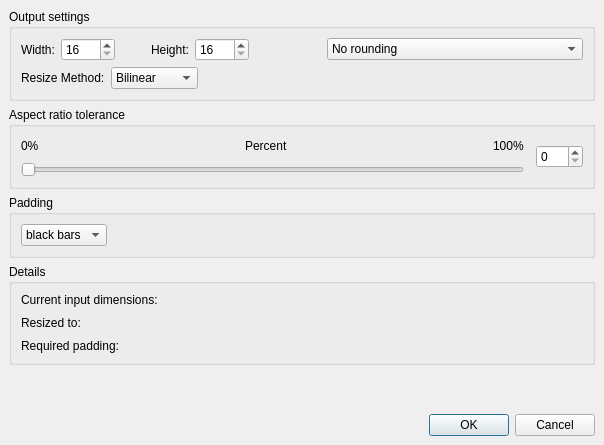
<?xml version="1.0" encoding="UTF-8"?>
<ui version="4.0">
 <class>fitToSizeDialog</class>
 <widget class="QDialog" name="fitToSizeDialog">
  <property name="geometry">
   <rect>
    <x>0</x>
    <y>0</y>
    <width>604</width>
    <height>445</height>
   </rect>
  </property>
  <property name="windowTitle">
   <string>Fit to size</string>
  </property>
  <layout class="QVBoxLayout">
   <property name="spacing">
    <number>6</number>
   </property>
   <property name="leftMargin">
    <number>9</number>
   </property>
   <property name="topMargin">
    <number>9</number>
   </property>
   <property name="rightMargin">
    <number>9</number>
   </property>
   <property name="bottomMargin">
    <number>9</number>
   </property>
   <item>
    <widget class="QGroupBox" name="groupBox">
     <property name="title">
      <string>Output settings</string>
     </property>
     <layout class="QVBoxLayout">
      <property name="spacing">
       <number>6</number>
      </property>
      <property name="leftMargin">
       <number>9</number>
      </property>
      <property name="topMargin">
       <number>9</number>
      </property>
      <property name="rightMargin">
       <number>9</number>
      </property>
      <property name="bottomMargin">
       <number>9</number>
      </property>
      <item>
       <layout class="QHBoxLayout">
        <property name="spacing">
         <number>6</number>
        </property>
        <property name="leftMargin">
         <number>0</number>
        </property>
        <property name="topMargin">
         <number>0</number>
        </property>
        <property name="rightMargin">
         <number>0</number>
        </property>
        <property name="bottomMargin">
         <number>0</number>
        </property>
        <item>
         <widget class="QLabel" name="label">
          <property name="text">
           <string>Width:</string>
          </property>
         </widget>
        </item>
        <item>
         <widget class="QSpinBox" name="spinBoxWidth">
          <property name="minimum">
           <number>16</number>
          </property>
          <property name="maximum">
           <number>4096</number>
          </property>
          <property name="singleStep">
           <number>2</number>
          </property>
         </widget>
        </item>
        <item>
         <spacer>
          <property name="orientation">
           <enum>Qt::Horizontal</enum>
          </property>
          <property name="sizeType">
           <enum>QSizePolicy::Fixed</enum>
          </property>
          <property name="sizeHint" stdset="0">
           <size>
            <width>30</width>
            <height>20</height>
           </size>
          </property>
         </spacer>
        </item>
        <item>
         <widget class="QLabel" name="label_2">
          <property name="text">
           <string>Height:</string>
          </property>
         </widget>
        </item>
        <item>
         <widget class="QSpinBox" name="spinBoxHeight">
          <property name="minimum">
           <number>16</number>
          </property>
          <property name="maximum">
           <number>4096</number>
          </property>
          <property name="singleStep">
           <number>2</number>
          </property>
         </widget>
        </item>
        <item>
         <spacer>
          <property name="orientation">
           <enum>Qt::Horizontal</enum>
          </property>
          <property name="sizeHint" stdset="0">
           <size>
            <width>40</width>
            <height>20</height>
           </size>
          </property>
         </spacer>
        </item>
        <item>
         <widget class="QComboBox" name="comboBoxRoundup">
          <property name="minimumSize">
           <size>
            <width>256</width>
            <height>0</height>
           </size>
          </property>
          <item>
           <property name="text">
            <string>No rounding</string>
           </property>
          </item>
          <item>
           <property name="text">
            <string>Round to the Nearest Multiple of 16</string>
           </property>
          </item>
          <item>
           <property name="text">
            <string>Round to the Nearest Multiple of 8</string>
           </property>
          </item>
          <item>
           <property name="text">
            <string>Round to the Nearest Multiple of 4</string>
           </property>
          </item>
         </widget>
        </item>
       </layout>
      </item>
      <item>
       <layout class="QHBoxLayout">
        <property name="spacing">
         <number>6</number>
        </property>
        <property name="leftMargin">
         <number>0</number>
        </property>
        <property name="topMargin">
         <number>0</number>
        </property>
        <property name="rightMargin">
         <number>0</number>
        </property>
        <property name="bottomMargin">
         <number>0</number>
        </property>
        <item>
         <widget class="QLabel" name="label_6">
          <property name="text">
           <string>Resize Method:</string>
          </property>
         </widget>
        </item>
        <item>
         <widget class="QComboBox" name="comboBoxAlgo">
          <item>
           <property name="text">
            <string>Bilinear</string>
           </property>
          </item>
          <item>
           <property name="text">
            <string>Bicubic</string>
           </property>
          </item>
          <item>
           <property name="text">
            <string>Lanczos-3</string>
           </property>
          </item>
          <item>
           <property name="text">
            <string>Spline</string>
           </property>
          </item>
         </widget>
        </item>
        <item>
         <spacer>
          <property name="orientation">
           <enum>Qt::Horizontal</enum>
          </property>
          <property name="sizeHint" stdset="0">
           <size>
            <width>40</width>
            <height>20</height>
           </size>
          </property>
         </spacer>
        </item>
       </layout>
      </item>
     </layout>
    </widget>
   </item>
   <item>
    <widget class="QGroupBox" name="groupBox_2">
     <property name="title">
      <string>Aspect ratio tolerance</string>
     </property>
     <layout class="QVBoxLayout" name="verticalLayout">
      <item>
       <layout class="QVBoxLayout">
        <property name="spacing">
         <number>6</number>
        </property>
        <property name="leftMargin">
         <number>0</number>
        </property>
        <property name="topMargin">
         <number>0</number>
        </property>
        <property name="rightMargin">
         <number>0</number>
        </property>
        <property name="bottomMargin">
         <number>0</number>
        </property>
        <item>
         <layout class="QHBoxLayout">
          <property name="spacing">
           <number>12</number>
          </property>
          <property name="leftMargin">
           <number>0</number>
          </property>
          <property name="topMargin">
           <number>0</number>
          </property>
          <property name="rightMargin">
           <number>0</number>
          </property>
          <property name="bottomMargin">
           <number>0</number>
          </property>
          <item>
           <layout class="QVBoxLayout">
            <property name="spacing">
             <number>6</number>
            </property>
            <property name="leftMargin">
             <number>0</number>
            </property>
            <property name="topMargin">
             <number>0</number>
            </property>
            <property name="rightMargin">
             <number>0</number>
            </property>
            <property name="bottomMargin">
             <number>0</number>
            </property>
            <item>
             <layout class="QHBoxLayout">
              <property name="spacing">
               <number>6</number>
              </property>
              <property name="leftMargin">
               <number>0</number>
              </property>
              <property name="topMargin">
               <number>0</number>
              </property>
              <property name="rightMargin">
               <number>0</number>
              </property>
              <property name="bottomMargin">
               <number>0</number>
              </property>
              <item>
               <widget class="QLabel" name="label_8">
                <property name="text">
                 <string>0%</string>
                </property>
               </widget>
              </item>
              <item>
               <spacer>
                <property name="orientation">
                 <enum>Qt::Horizontal</enum>
                </property>
                <property name="sizeHint" stdset="0">
                 <size>
                  <width>40</width>
                  <height>20</height>
                 </size>
                </property>
               </spacer>
              </item>
              <item>
               <widget class="QLabel" name="label_5">
                <property name="text">
                 <string>Percent</string>
                </property>
               </widget>
              </item>
              <item>
               <spacer>
                <property name="orientation">
                 <enum>Qt::Horizontal</enum>
                </property>
                <property name="sizeHint" stdset="0">
                 <size>
                  <width>40</width>
                  <height>20</height>
                 </size>
                </property>
               </spacer>
              </item>
              <item>
               <widget class="QLabel" name="label_9">
                <property name="text">
                 <string>100%</string>
                </property>
               </widget>
              </item>
             </layout>
            </item>
            <item>
             <widget class="QSlider" name="horizontalSlider">
              <property name="minimum">
               <number>0</number>
              </property>
              <property name="maximum">
               <number>100</number>
              </property>
              <property name="value">
               <number>0</number>
              </property>
              <property name="orientation">
               <enum>Qt::Horizontal</enum>
              </property>
             </widget>
            </item>
           </layout>
          </item>
          <item>
           <widget class="QSpinBox" name="percentageSpinBox">
            <property name="minimum">
             <number>0</number>
            </property>
            <property name="maximum">
             <number>100</number>
            </property>
            <property name="value">
             <number>0</number>
            </property>
           </widget>
          </item>
         </layout>
        </item>
       </layout>
      </item>
     </layout>
    </widget>
   </item>
   <item>
    <widget class="QGroupBox" name="groupBox_4">
     <property name="title">
      <string>Padding</string>
     </property>
     <layout class="QVBoxLayout" name="verticalLayout_3">
      <item>
       <layout class="QHBoxLayout" name="horizontalLayout">
        <item>
         <widget class="QComboBox" name="comboBoxPad">
          <item>
           <property name="text">
            <string>black bars</string>
           </property>
          </item>
          <item>
           <property name="text">
            <string>echo</string>
           </property>
          </item>
         </widget>
        </item>
        <item>
         <spacer name="horizontalSpacer">
          <property name="orientation">
           <enum>Qt::Horizontal</enum>
          </property>
          <property name="sizeHint" stdset="0">
           <size>
            <width>40</width>
            <height>20</height>
           </size>
          </property>
         </spacer>
        </item>
       </layout>
      </item>
     </layout>
    </widget>
   </item>
   <item>
    <widget class="QGroupBox" name="groupBox_3">
     <property name="title">
      <string>Details</string>
     </property>
     <layout class="QVBoxLayout" name="verticalLayout_2">
      <item>
       <layout class="QGridLayout" name="gridLayout">
        <item row="1" column="1">
         <widget class="QLabel" name="labelStretchSize">
          <property name="text">
           <string/>
          </property>
         </widget>
        </item>
        <item row="0" column="1">
         <widget class="QLabel" name="labelInputSize">
          <property name="text">
           <string/>
          </property>
         </widget>
        </item>
        <item row="0" column="0">
         <widget class="QLabel" name="labelCurrentInputDimensions">
          <property name="text">
           <string>Current input dimensions:</string>
          </property>
         </widget>
        </item>
        <item row="1" column="0">
         <widget class="QLabel" name="labelResizedTo">
          <property name="text">
           <string>Resized to:</string>
          </property>
         </widget>
        </item>
        <item row="1" column="2">
         <widget class="QLabel" name="labelStretchError">
          <property name="text">
           <string/>
          </property>
         </widget>
        </item>
        <item row="2" column="0">
         <widget class="QLabel" name="labelRequiredPadding">
          <property name="text">
           <string>Required padding:</string>
          </property>
         </widget>
        </item>
        <item row="2" column="1">
         <widget class="QLabel" name="labelPadding">
          <property name="text">
           <string/>
          </property>
         </widget>
        </item>
        <item row="1" column="3">
         <spacer name="horizontalSpacer_2">
          <property name="orientation">
           <enum>Qt::Horizontal</enum>
          </property>
          <property name="sizeHint" stdset="0">
           <size>
            <width>40</width>
            <height>20</height>
           </size>
          </property>
         </spacer>
        </item>
       </layout>
      </item>
     </layout>
    </widget>
   </item>
   <item>
    <spacer>
     <property name="orientation">
      <enum>Qt::Vertical</enum>
     </property>
     <property name="sizeType">
      <enum>QSizePolicy::MinimumExpanding</enum>
     </property>
     <property name="sizeHint" stdset="0">
      <size>
       <width>20</width>
       <height>16</height>
      </size>
     </property>
    </spacer>
   </item>
   <item>
    <widget class="QDialogButtonBox" name="buttonBox">
     <property name="orientation">
      <enum>Qt::Horizontal</enum>
     </property>
     <property name="standardButtons">
      <set>QDialogButtonBox::Cancel|QDialogButtonBox::Ok</set>
     </property>
    </widget>
   </item>
  </layout>
 </widget>
 <tabstops>
  <tabstop>spinBoxWidth</tabstop>
  <tabstop>spinBoxHeight</tabstop>
  <tabstop>comboBoxRoundup</tabstop>
  <tabstop>horizontalSlider</tabstop>
  <tabstop>percentageSpinBox</tabstop>
  <tabstop>comboBoxAlgo</tabstop>
 </tabstops>
 <resources/>
 <connections>
  <connection>
   <sender>buttonBox</sender>
   <signal>rejected()</signal>
   <receiver>fitToSizeDialog</receiver>
   <slot>reject()</slot>
   <hints>
    <hint type="sourcelabel">
     <x>316</x>
     <y>260</y>
    </hint>
    <hint type="destinationlabel">
     <x>286</x>
     <y>274</y>
    </hint>
   </hints>
  </connection>
 </connections>
</ui>
